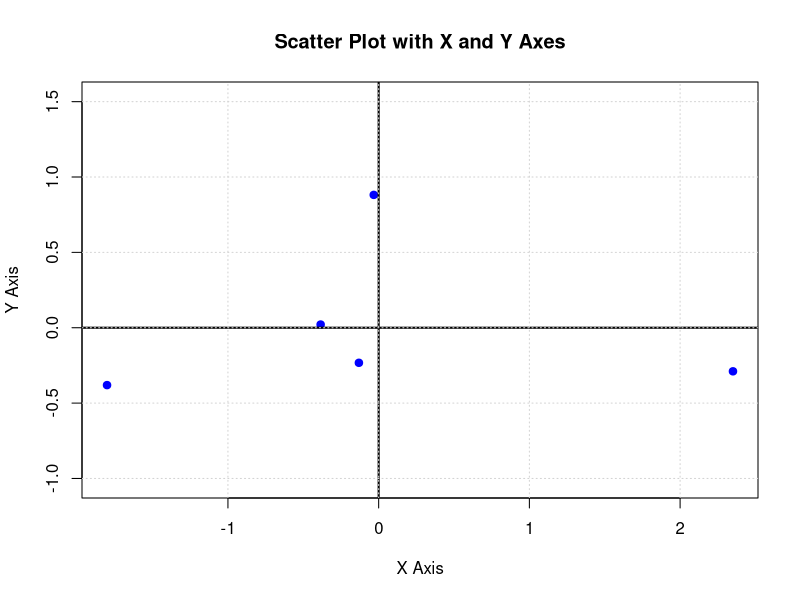
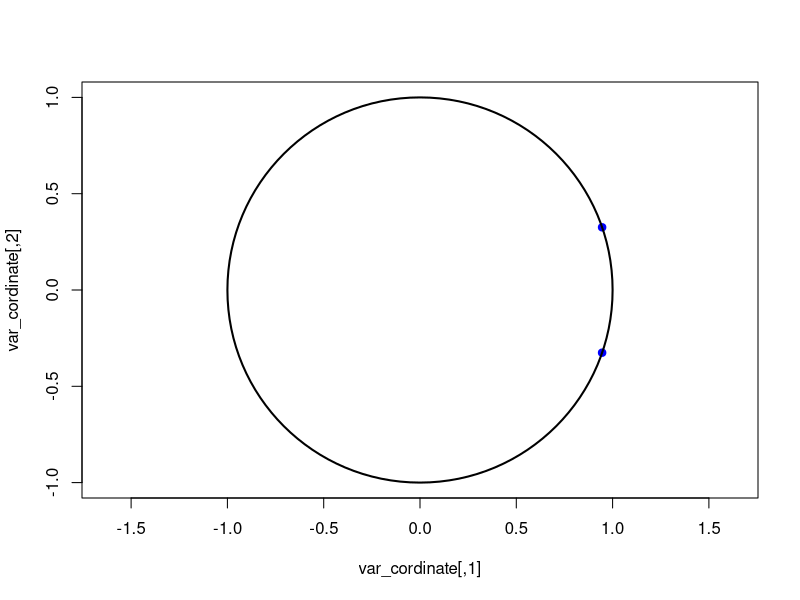

Recreate these plots in R, in order.
mean_f = function(mean,X){
  for(i in 1:ncol(X)){
  mean[i] = mean(X[,i])  
}  
return (mean)
}


x1 = c(1,2,3,4,9)
x2 = c(5,10,8,8,12)

X = cbind(x1,x2)
colnames(X)  = c("X1","X2")
n = dim(X)[1]
m = dim(X)[2]

mean = rep(0,m)
mean =mean_f(mean,X) 


Xc = X*0
for(i in 1:ncol(X)){
    Xc[,i] = X[,i]-mean[i]
}

variance_f = function(Xc){
    var= rep(0,ncol(Xc))#0,0
    for(i in 1:ncol(Xc)){
    sum=0
    for(j in 1:nrow(Xc)) sum = sum + (Xc[j,i]**2)
    
    var[i]= sum/nrow(Xc)
        
    }

    
    return (var)
    
   
    
}

variance = variance_f(Xc)
std = sqrt(variance)


cov_f = function(Xc){
    cov =0
    for(i in 1:nrow(Xc)){
        cov = cov + (Xc[i,1]*Xc[i,2])
    }
    return (cov/nrow(Xc))
}

#V = 1/n * (t(Xc)%*%Xc)
cov = cov_f(Xc)

V = matrix(cov,m,m)
diag(V) = variance
D = diag(1/std)
Xcr  = Xc %*%D
r_coef=cov/prod(std)

R = matrix(r_coef,m,m)
#R = 1/n * (t(Xcr)%*%Xcr)
diag(R) = 1

eig = eigen(R)
R = eig$vectors %*% diag(eig$values)%*% t(eig$vectors)

#composant principal
U = eig$vectors
lamdas = eig$values
CP = Xcr %*%U


#cordonneed des variables

var_cordinate = U %*% diag(sqrt(lamdas))

#table de quality 

quality_Table = X*0
contribution_table = X*0
sumXcr = matrix(0,1,n)

for(j in 1:n){
p=0
for (i in Xcr[j,]){
    p =p+ (i*i)
}
sumXcr[j]= p;

}


#print((0.131**2)/sumXcr[4])
quality_Table_f = function(quality_Table,CP,sumXcr){

for(j in 1:n)
for(i in 1:m){
quality_Table[j,i] = CP[j,i]**2/sumXcr[j]
}

return (quality_Table)
    
}

quality_Table = quality_Table_f(quality_Table,CP,sumXcr)





contribution_Table_f = function(contribution_table,CP,lamdas){

for(j in 1:n)
for(i in 1:m){
contribution_table[j,i] = CP[j,i]**2/(nrow(CP)*lamdas[i])
}

return (contribution_table)
    
}
contribution_table = contribution_Table_f(contribution_table,CP,lamdas)
print(contribution_table)


#draw ind
plot(CP[,1], CP[,2], 
     xlab="X Axis", ylab="Y Axis", 
     main="Scatter Plot with X and Y Axes", 
     col="blue", pch=19, asp=1)

# Add X and Y axes at zero
abline(h=0, col="black", lwd=2)  # Horizontal (X-axis)
abline(v=0, col="black", lwd=2)  # Vertical (Y-axis)

grid()  # Add grid for better visualization


#draw cercle

 

plot(var_cordinate, xlim=c(-1,1), ylim=c(-1,1), pch=19, col="blue", asp=1)
symbols(0, 0, circles=1, add=TRUE, inches=FALSE, lwd=2)  # Draw circle




